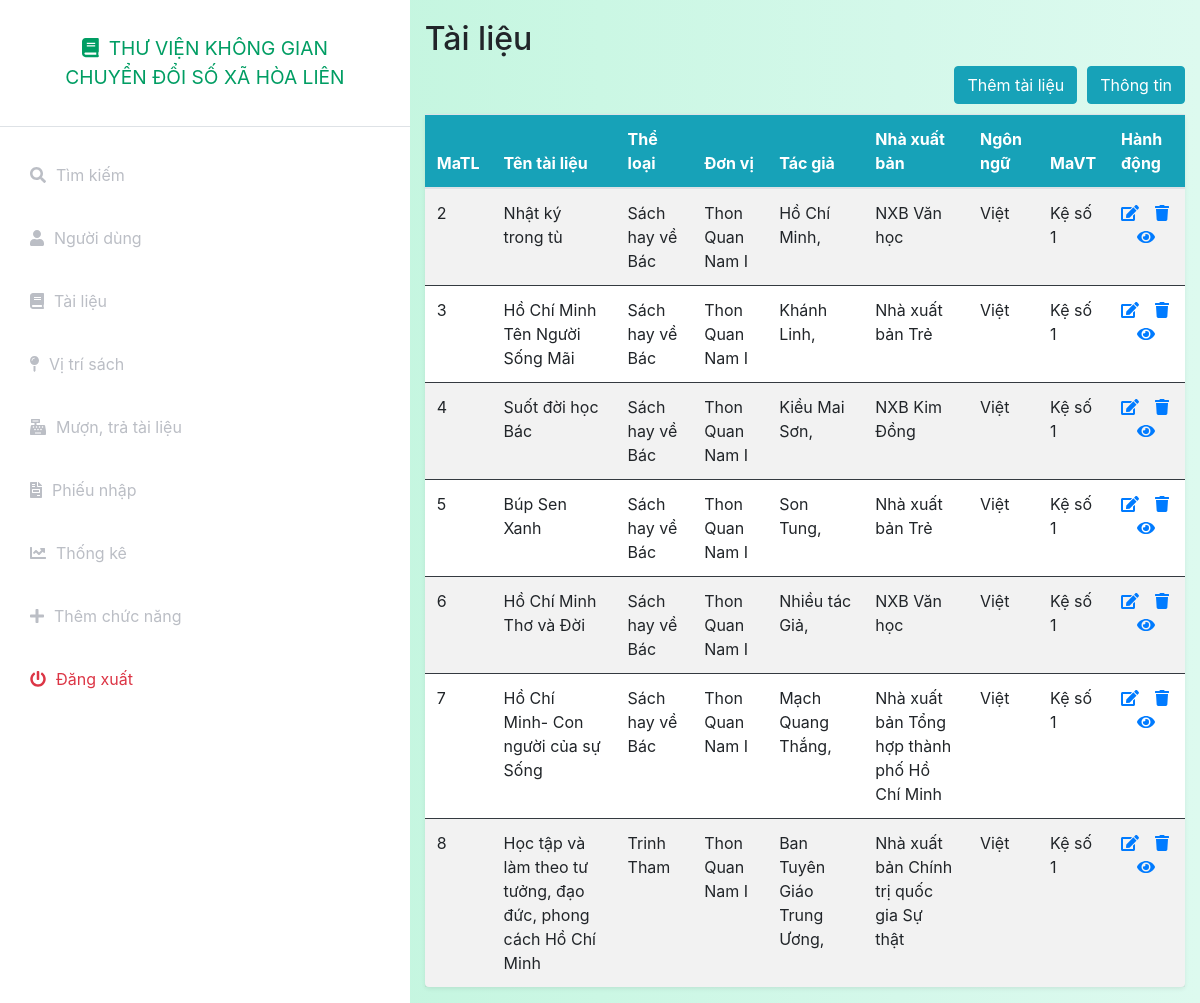
The app's page /index.php?controller=document&action=index (signed in) with its own data.
### tables this page shows
CREATE TABLE `tailieu` (
  `MaTL` int(11) NOT NULL,
  `TenTL` text NOT NULL,
  `MaTheLoai` int(11) DEFAULT NULL,
  `MaDV` int(11) DEFAULT NULL,
  `MaTG` text DEFAULT NULL,
  `MaNXB` int(11) DEFAULT NULL,
  `NamXB` int(11) DEFAULT NULL,
  `MaNgonNgu` int(11) DEFAULT NULL,
  `NoiDung` text DEFAULT NULL,
  `SoTrang` int(11) DEFAULT NULL,
  `KhoGiay` varchar(22) DEFAULT NULL,
  `LanTB` int(11) DEFAULT NULL,
  `GiaBia` int(11) DEFAULT NULL,
  `SoPH` int(11) DEFAULT NULL,
  `NgayPH` date DEFAULT NULL,
  `TongSo` int(11) DEFAULT NULL,
  `MaVT` int(11) DEFAULT NULL,
  `NgayCN` date DEFAULT NULL,
  `status` int(11) NOT NULL DEFAULT 1
);

CREATE TABLE `theloai` (
  `MaTheLoai` int(11) NOT NULL,
  `TenTheLoai` text NOT NULL,
  `GhiChu` text NOT NULL,
  `status` int(11) NOT NULL DEFAULT 1
);

CREATE TABLE `donvi` (
  `MaDV` int(11) NOT NULL,
  `TenDV` text NOT NULL,
  `GhiChu` text NOT NULL,
  `status` int(11) NOT NULL DEFAULT 1
);

CREATE TABLE `tacgia` (
  `MaTG` int(11) NOT NULL,
  `TenTG` text NOT NULL,
  `GhiChu` text NOT NULL,
  `status` int(11) DEFAULT 1
);

CREATE TABLE `nhaxuatban` (
  `MaNXB` int(11) NOT NULL,
  `TenNXB` text NOT NULL,
  `GhiChu` text NOT NULL,
  `status` int(11) NOT NULL DEFAULT 1
);

CREATE TABLE `ngonngu` (
  `MaNgonNgu` int(11) NOT NULL,
  `TenNgonNgu` text NOT NULL,
  `GhiChu` text NOT NULL,
  `status` int(11) NOT NULL DEFAULT 1
);

CREATE TABLE `vitri` (
  `MaVT` int(11) NOT NULL,
  `TenVT` text NOT NULL,
  `MoTa` text NOT NULL,
  `status` int(11) NOT NULL DEFAULT 1
);

### config.php (called while the page is built, shortened)
<?php
function getalldata($query)
{
    global $connect;
    $result=mysqli_query($connect,$query);
    if(mysqli_num_rows($result)>0)
        return mysqli_fetch_all($result,MYSQLI_ASSOC);
    else
        return false;
}
function getonedata($query)
{
    global $connect;
    $result=mysqli_query($connect,$query);
    if($result&&mysqli_num_rows($result)==1)
        return mysqli_fetch_assoc($result);
    else
        return false;
}
?>

### models/User.php (called while the page is built, shortened)
<?php
include_once('./config.php');
class User
{
    public static function show($idoruser)
    {
        $query = "select * from nguoidung where id = '$idoruser' or Username = '$idoruser'";
        $data = getonedata($query);
        return $data;
    }
}

### models/Auth.php (called while the page is built, shortened)
<?php
include_once('./config.php');
include_once('User.php');
class Auth
{
    private static $ChucDanh = null;
    public static function isAdmin()
    {
        if(self::isLogin())
        {
            if (self::$ChucDanh == 'admin')
                return true;
            else
                return false;
        }
        else
        {
            return false;
        }
    }
    public static function isLogin()
    {
        if (isset($_SESSION['token']) && isset($_SESSION['Username'])) {
            $data = User::show($_SESSION['Username']);
            if($data)
            {
                if($data['token'] == $_SESSION['token'])
                {
                    self::$ChucDanh = $data['ChucDanh'];
                    return true;
                }
            }
            else
            {
                return false;
            }
        } else
            return false;
    }
}

### index.php (called while the page is built, shortened)
<?php
include_once('models/Auth.php');
$action = isset($_GET['action']) ? $_GET['action'] : 'index';
$object = new $classController();
$object->$action();
?>

### models/Document.php (called while the page is built, shortened)
<?php
include_once('./config.php');
class Document
{
    public static function index()
    {
        $query = "select * from tailieu  where status = '1'";
        $data = getalldata($query);
        return $data;
    }
}

### models/Category.php (called while the page is built, shortened)
<?php
include_once('./config.php');
class Category
{
    public static function show($MaTheLoai)
    {
        $query = "select * from theloai where MaTheLoai = $MaTheLoai";
        $data = getonedata($query);
        return $data;
    }
}

### models/Unit.php (called while the page is built, shortened)
<?php
include_once('./config.php');
class Unit
{
    public static function show($MaDV)
    {
        $query = "select * from donvi where MaDV = $MaDV";
        $data = getonedata($query);
        return $data;
    }
}

### models/Author.php (called while the page is built, shortened)
<?php
include_once('./config.php');
class Author
{
    public static function show($MaTG)
    {
        $query = "select * from tacgia where MaTG = $MaTG";
        $data = getonedata($query);
        return $data;
    }
}

### models/Publish.php (called while the page is built, shortened)
<?php
include_once('./config.php');
class Publish
{
    public static function show($MaNXB)
    {
        $query = "select * from nhaxuatban where MaNXB = $MaNXB";
        $data = getonedata($query);
        return $data;
    }
}

### models/Language.php (called while the page is built, shortened)
<?php
include_once('./config.php');
class Language
{
    public static function show($MaNgonNgu)
    {
        $query = "select * from ngonngu where MaNgonNgu = $MaNgonNgu";
        $data = getonedata($query);
        return $data;
    }
}

### models/Position.php (called while the page is built, shortened)
<?php
include_once('./config.php');
class Position
{
    public static function show($MaVT)
    {
        $query = "select * from vitri where MaVT = $MaVT";
        $data = getonedata($query);
        return $data;
    }
}

### views/document/index.php (the view)
<?php include_once('././assets/layouts/header.php'); ?>
<?php include_once('././assets/layouts/siderbar.php'); ?>
<div class="container-fluid" style="padding-top:20px">
    <h2>Tài liệu</h2>
    <table class="table table-striped bg-white rounded shadow-sm  table-hover">
        <div class="d-grid gap-2 d-md-flex justify-content-md-end">
            <a name="" id="" class="btn btn-info" href="index.php?controller=document&action=add" role="button" style="margin-bottom:10px;margin-right:10px;">Thêm tài liệu</a>
            <a name="" id="" class="btn btn-info" href="index.php?controller=documentdetail" role="button" style="margin-bottom:10px">Thông tin</a>
        </div>
        <thead class="bg-info text-white">
            <tr class="border-dark">
                <th>MaTL</th>
                <th>Tên tài liệu</th>
                <th>Thể loại</th>
                <th>Đơn vị</th>
                <th>Tác giả</th>
                <th>Nhà xuất bản</th>
                <th>Ngôn ngữ</th>
                <th>MaVT</th>
                <th style="width: 10%;">Hành động</th>
            </tr>
        </thead>
        <tbody>
            <?php
            if (isset($data) && is_array($data)) {
                foreach ($data as $document) {
                    if ($document['status'] == 1) {
                        echo "<tr>";
                        echo "<td class=\"border-dark\" scope=\"row\">" . $document['MaTL'] . "</td>";
                        echo "<td class=\"border-dark\" scope=\"row\">" . $document['TenTL'] . "</td>";
                        echo "<td class=\"border-dark\">" . Category::show($document['MaTheLoai'])["TenTheLoai"] . "</td>";
                        echo "<td class=\"border-dark\">" . Unit::show($document['MaDV'])["TenDV"] . "</td>";
                        echo "<td class=\"border-dark\">";
                        foreach(json_decode($document['MaTG']) as $MaTG)
                        {
                            echo Author::show($MaTG)["TenTG"].',';
                        }
                        echo "</td>";
                        echo "<td class=\"border-dark\">" . Publish::show($document['MaNXB'])["TenNXB"] . "</td>";
                        echo "<td class=\"border-dark\">" .Language::show($document['MaNgonNgu'])["TenNgonNgu"] . "</td>";
                        echo "<td class=\"border-dark\">" .Position::show($document['MaVT'])["TenVT"]  . "</td>";
                        echo '<td class="border-dark">';
                        echo '<a href="index.php?controller=document&action=edit&MaTL=' . $document['MaTL'] . '"><i class="fas fa-edit"></i></a>';
                        echo '<a class="ml-3" onclick="return confirm(\'Bạn có muốn xóa tài khoản này không?\')" href="index.php?controller=document&action=delete&MaTL=' . $document['MaTL'] . '"><i class="fas fa-trash"></i></a>';
                        echo '<a class="ml-3" onclick="return " href="index.php?controller=document&action=view&MaTL=' . $document['MaTL'] . '"><i class="fas fa-eye"></i></a>';
                        echo "</tr>";
                    }
                }
            }
            ?>
    </table>
</div>
<?php include_once('././assets/layouts/footer.php'); ?>

### controllers/documentController.php (shortened to what this page needs)
<?php
include_once('./models/Auth.php');
include_once('./models/Document.php');
include_once('./models/Category.php');
include_once('./models/Publish.php');
include_once('./models/Language.php');
include_once('./models/Author.php');
include_once('./models/Position.php');
include_once('./models/Unit.php');
class documentController
{
    public function index()
    {
        if(Auth::isadmin() || Auth::isKyThuat())
        {
            $data=Document::index();
            include_once('./views/document/index.php');
        }
    }
}
?>

### assets/layouts/header.php (shortened to what this page needs)
<!doctype html>
<html lang="en">
  <head>
    <link rel="stylesheet" href="https://stackpath.bootstrapcdn.com/bootstrap/4.3.1/css/bootstrap.min.css">
    <link rel="stylesheet" href="assets\css\all.css">
    <link rel="stylesheet" href="assets\css\styles.css">
  </head>
  <body>
  <div class="d-flex" id="wrapper">

### assets/layouts/siderbar.php (shortened to what this page needs)
<?php
if(Auth::isLogin()  && $_SERVER['REQUEST_METHOD'] != 'POST') {
?>
<div class="bg-white" id="sidebar-wrapper">
        <div class="sidebar-heading text-center  border-bottom">
                <a href="index.php" class="list-group-item list-group-item-action bg-transparent primary-text fw-bold text-uppercase">
                <i class="fas fa-book" style="margin-right:10px"></i>Thư Viện Không gian chuyển đổi số Xã Hòa Liên</a></div>
                <div class="list-group list-group-flush my-3">
                        <a href="index.php?controller=search&action=index" class="dropdown-item list-group-item list-group-item-action bg-transparent second-text fw-bold">
                        <i class=" fas fa-search" style="margin-right:10px"></i>Tìm kiếm</a>
                        <?php if (Auth::isAdmin()) { ?>
                        <a href="index.php?controller=user&action=index" class="list-group-item list-group-item-action bg-transparent second-text fw-bold">
                        <i class="fas fa-user" style="margin-right:10px"></i>Người dùng</a>
                        <?php } ?>
                        <?php if (Auth::isAdmin() || Auth::isKyThuat()) { ?>
                        <a href="index.php?controller=document&action=index" class="list-group-item list-group-item-action bg-transparent second-text fw-bold">
                        <i class="fas fa-book" style="margin-right:10px"></i>Tài liệu</a>
                        <?php } ?>
                        <?php if (Auth::isAdmin() || Auth::isKyThuat()) { ?>
                        <a href="index.php?controller=position&action=index" class="dropdown-item list-group-item list-group-item-action bg-transparent second-text fw-bold">
                        <i class="fas fa-map-pin" style="margin-right:10px"></i>Vị trí sách</a>
                        <?php } ?>
                        <?php if (Auth::isAdmin() || Auth::isThuThu()) { ?>
                        <a href="index.php?controller=rent&action=index" class="list-group-item list-group-item-action bg-transparent second-text fw-bold">
                        <i class="fas fa-cash-register" style="margin-right:10px"></i>Mượn, trả tài liệu</a>
                        <?php } ?>
                        <?php if (Auth::isAdmin()|| Auth::isThuThu()) { ?>
                        <a href="index.php?controller=enter&action=index" class="dropdown-item list-group-item list-group-item-action bg-transparent second-text fw-bold">
                        <i class="fas fa-file-invoice" style="margin-right:10px"></i>Phiếu nhập</a>
                        <?php } ?>
                        <?php if (Auth::isAdmin()|| Auth::isKyThuat() || Auth::isThuThu() || Auth::iskeHoach()) { ?>
                        <a href="index.php?controller=statis&action=index" class="dropdown-item list-group-item list-group-item-action bg-transparent second-text fw-bold">
                        <i class="fas fa-chart-line" style="margin-right:10px"></i>Thống kê</a>
                        <?php } ?>
                        <?php if (Auth::isAdmin() || Auth::isKyThuat() || Auth::isThuThu()) { ?>
                        <div class="dropdown dropright">
                                <button type="button" class="list-group-item list-group-item-action bg-transparent second-text fw-bold " data-toggle="dropdown">
                                <i class="fas fa-plus" style="margin-right:10px"></i></i>Thêm chức năng
                                </button>
                                        <?php if (Auth::isAdmin() || Auth::isThuThu()) { ?>
                                        <a href="index.php?controller=breach&action=index" class="dropdown-item list-group-item list-group-item-action bg-transparent second-text fw-bold">
                                        <i class="fas fa-bullhorn" style="margin-right:10px"></i></i>Vi phạm</a>
                                        <?php } ?>
                        </div>
                        <?php } ?>
                        <a href="index.php?controller=auth&action=logout" class="list-group-item list-group-item-action bg-transparent text-danger fw-bold"><i
                        class="fas fa-power-off me-2" style="margin-right:10px"></i>Đăng xuất</a>
                </div>
        </div>
<?php
}
?>

### assets/layouts/footer.php
</div>
</body>
</html>

### assets/css/styles.css (style rules this page uses)
:root { --main-bg-color: #009d63; --main-text-color: #009d63; --second-text-color: #bbbec5; --second-bg-color: #c1efde; }
.primary-text { color: var(--main-text-color); }
.second-text { color: var(--second-text-color); }
#wrapper { overflow-x: hidden; background-image: linear-gradient( to right, #baf3d7, #c2f5de, #cbf7e4, #d4f8ea, #ddfaef ); }
#sidebar-wrapper { min-height: 100vh; margin-left: -15rem; -webkit-transition: margin 0.25s ease-out; -moz-transition: margin 0.25s ease-out; -o-transition: margin 0.25s ease-out; transition: margin 0.25s ease-out; }
#sidebar-wrapper .sidebar-heading { padding: 0.875rem 1.25rem; font-size: 1.2rem; }
#sidebar-wrapper .list-group { width: 15rem; }
.list-group-item { border: none; padding: 20px 30px; }
@media (min-width: 768px) { #sidebar-wrapper { margin-left: 0; } }

### records on screen
tailieu: MaTL "2", TenTL "Nhật ký trong tù", MaTheLoai.TenTheLoai "Sách hay về Bác", MaDV.TenDV "Thon Quan Nam I", MaTG.TenTG "Hồ Chí Minh", MaNXB.TenNXB "NXB Văn học", MaNgonNgu.TenNgonNgu "Việt", MaVT.TenVT "Kệ số 1"
tailieu: MaTL "3", TenTL "Hồ Chí Minh Tên Người Sống Mãi", MaTheLoai.TenTheLoai "Sách hay về Bác", MaDV.TenDV "Thon Quan Nam I", MaTG.TenTG "Khánh Linh", MaNXB.TenNXB "Nhà xuất bản Trẻ", MaNgonNgu.TenNgonNgu "Việt", MaVT.TenVT "Kệ số 1"
tailieu: MaTL "4", TenTL "Suốt đời học Bác", MaTheLoai.TenTheLoai "Sách hay về Bác", MaDV.TenDV "Thon Quan Nam I", MaTG.TenTG "Kiều Mai Sơn", MaNXB.TenNXB "NXB Kim Đồng", MaNgonNgu.TenNgonNgu "Việt", MaVT.TenVT "Kệ số 1"
tailieu: MaTL "5", TenTL "Búp Sen Xanh", MaTheLoai.TenTheLoai "Sách hay về Bác", MaDV.TenDV "Thon Quan Nam I", MaTG.TenTG "Son Tung", MaNXB.TenNXB "Nhà xuất bản Trẻ", MaNgonNgu.TenNgonNgu "Việt", MaVT.TenVT "Kệ số 1"
tailieu: MaTL "6", TenTL "Hồ Chí Minh Thơ và Đời", MaTheLoai.TenTheLoai "Sách hay về Bác", MaDV.TenDV "Thon Quan Nam I", MaTG.TenTG "Nhiều tác Giả", MaNXB.TenNXB "NXB Văn học", MaNgonNgu.TenNgonNgu "Việt", MaVT.TenVT "Kệ số 1"
tailieu: MaTL "7", TenTL "Hồ Chí Minh- Con người của sự Sống", MaTheLoai.TenTheLoai "Sách hay về Bác", MaDV.TenDV "Thon Quan Nam I", MaTG.TenTG "Mạch Quang Thắng", MaNXB.TenNXB "Nhà xuất bản Tổng hợp thành phố Hồ Chí Minh", MaNgonNgu.TenNgonNgu "Việt", MaVT.TenVT "Kệ số 1"
tailieu: MaTL "8", TenTL "Học tập và làm theo tư tưởng, đạo đức, phong cách Hồ Chí Minh", MaTheLoai.TenTheLoai "Trinh Tham", MaDV.TenDV "Thon Quan Nam I", MaTG.TenTG "Ban Tuyên Giáo Trung Ương", MaNXB.TenNXB "Nhà xuất bản Chính trị quốc gia Sự thật", MaNgonNgu.TenNgonNgu "Việt", MaVT.TenVT "Kệ số 1"
